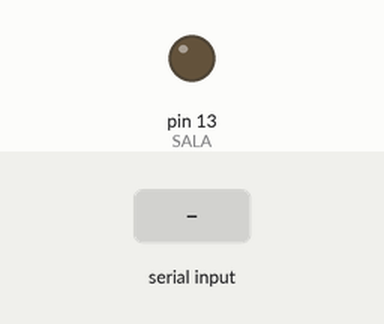
Bench run of a sketch on a simulated Arduino Uno, built with avr-gcc and run on an emulated ATmega328P. On the bench: output pins drawn as LEDs (lit = HIGH). Inputs (shaded band) come from the test bench. What the sketch prints to the serial monitor is not drawn.

Above: at 1.2 s.
1.3 s: "1\n" received over Serial
3.8 s: "1\n" received over Serial
At 5.1 s:
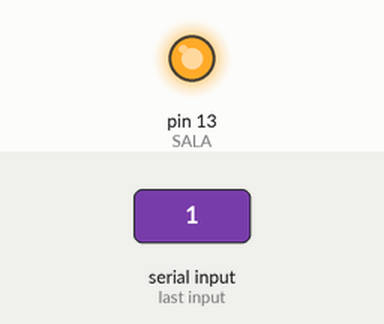
6.3 s: "2\n" received over Serial
Timing chart, 0 to 9.3 s (numbered marks = the images above; inputs shaded):
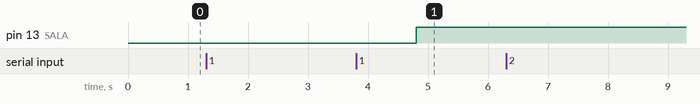

Measured:
- after the input at 1.3 s, every drawn part: stays the same
- after the input at 3.8 s, pin 13 (SALA): LOW → HIGH after 1.0 s
- after the input at 6.3 s, every drawn part: stays the same

The sketch:

clase_App_Autonomas.ino
```cpp
// importaciones
// declaraciones devariables

#define SALA 13


void setup() {
  Serial.begin(9600);
  pinMode(SALA, OUTPUT);

}

void loop() {
  int opcion = showMenu();
  doAlgo(opcion);
}

void doAlgo(int opc) {

  if (opc == 1) {
    prenderFoco();
  }
  if (opc == 2) {
    apagarFoco();
  }

}

void prenderFoco() {
  Serial.println("--- Focos a eligir ---");
  Serial.println("(1) Sala");
  Serial.println("(2) Comedor");
  Serial.println("(3) Cocina");
  int foco =  inputTecla("Ingresa foco a encender: ");
  if (foco == 1) {
      if ( digitalRead(SALA) == HIGH )  {
        digitalWrite(SALA, LOW);
        Serial.println("FOCO DE LA SALA APAGADO");
      } else {
        digitalWrite(SALA, HIGH);
        Serial.println("FOCO DE LA SALA PRENDIDO");
      }
  }
  if (foco == 2) {
    //    digitalWrite(COCINA, HIGH);
  }

}


void apagarFoco() {
  Serial.println("--- Focos a eligir ---");
  Serial.println("(1) Sala");
  Serial.println("(2) Comedor");
  Serial.println("(3) Cocina");
  int foco =  inputTecla("Ingresa foco a apagar: ");
  if (foco == 1) {
    digitalWrite(SALA, LOW);
    Serial.println("FOCO DE LA SALA APAGADO");
  }
  if (foco == 2) {
    //digitalWrite(COCINA, LOW);
  }

}


int showMenu() {
  Serial.println("---- Menú ----");
  Serial.println("(1) Prender foco");
  Serial.println("(2) Apagar foco");
  Serial.println("(3) Prender todos");
  Serial.println("(4) Apagar todos");
  Serial.println("(5) Alternar todos");
  Serial.println("(6) Toogle foco");
  Serial.println("------------");

  int opc = inputTecla("Ingresa una opción: ");
  return opc;
}


int inputTecla(String mensaje) {
  int input = 0;
  Serial.print(mensaje);
  while (input == 0)  {
    while (  Serial.available() > 0 )  {
      int value = Serial.parseInt();
      if (value != 0) {
        Serial.println(value);
        input = value;
      }
    }
  }
  return input;
}

int suma2Num(int numeroA, int numeroB) {
  int suma = numeroA + numeroB;
  return suma;
}

void showRespuesta(int value) {
  Serial.print("La respuesta es: ");
  Serial.println(value);
  delay(2000);
}
```
